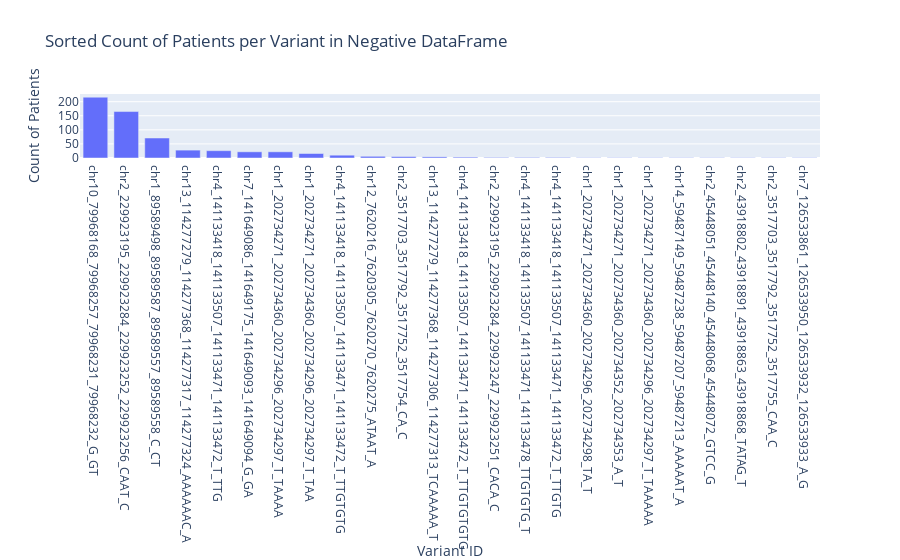

The notebook cell saved with this chart:
### Code cell
# Patients per variant for the negative DataFrame, sorted
fig4 = px.bar(x=patients_per_variant_negative_sorted.index, y=patients_per_variant_negative_sorted.values,
              labels={'x': 'Variant ID', 'y': 'Count of Patients'},
              title='Sorted Count of Patients per Variant in Negative DataFrame')
fig4.show()

### Figure 1 — Plotly figure (JSON) as saved in the notebook; plotly's stock layout.template omitted (floating-point values rounded to 4 significant figures)
{"data": [{"alignmentgroup": "True", "hovertemplate": "Variant ID=%{x}<br>Count of Patients=%{y}<extra></extra>", "legendgroup": "", "marker": {"color": "#636efa", "pattern": {"shape": ""}}, "name": "", "offsetgroup": "", "orientation": "v", "showlegend": false, "textposition": "auto", "type": "bar", "x": ["chr10_79968168_79968257_79968231_79968232_G_GT", "chr2_229923195_229923284_229923252_229923256_CAAT_C", "chr1_89589498_89589587_89589557_89589558_C_CT", "chr13_114277279_114277368_114277317_114277324_AAAAAAC_A", "chr4_141133418_141133507_141133471_141133472_T_TTG", "chr7_141649086_141649175_141649093_141649094_G_GA", "chr1_202734271_202734360_202734296_202734297_T_TAAAA", "chr1_202734271_202734360_202734296_202734297_T_TAA", "chr4_141133418_141133507_141133471_141133472_T_TTGTGTG", "chr12_7620216_7620305_7620270_7620275_ATAAT_A", "chr2_3517703_3517792_3517752_3517754_CA_C", "chr13_114277279_114277368_114277306_114277313_TCAAAAA_T", "chr4_141133418_141133507_141133471_141133472_T_TTGTGTGTG", "chr2_229923195_229923284_229923247_229923251_CACA_C", "chr4_141133418_141133507_141133471_141133478_TTGTGTG_T", "chr4_141133418_141133507_141133471_141133472_T_TTGTG", "chr1_202734271_202734360_202734296_202734298_TA_T", "chr1_202734271_202734360_202734352_202734353_A_T", "chr1_202734271_202734360_202734296_202734297_T_TAAAAA", "chr14_59487149_59487238_59487207_59487213_AAAAAT_A", "chr2_45448051_45448140_45448068_45448072_GTCC_G", "chr2_43918802_43918891_43918863_43918868_TATAG_T", "chr2_3517703_3517792_3517752_3517755_CAA_C", "chr7_126533861_126533950_126533932_126533933_A_G"], "xaxis": "x", "y": [216, 165, 71, 28, 26, 22, 22, 16, 10, 6, 5, 4, 3, 2, 2, 2, 1, 1, 1, 1, 1, 1, 1, 1], "yaxis": "y"}], "layout": {"autosize": true, "barmode": "relative", "legend": {"tracegroupgap": 0}, "title": {"text": "Sorted Count of Patients per Variant in Negative DataFrame"}, "xaxis": {"anchor": "y", "autorange": true, "domain": [0, 1], "range": [-0.5, 23.5], "title": {"text": "Variant ID"}, "type": "category"}, "yaxis": {"anchor": "x", "autorange": true, "domain": [0, 1], "range": [0, 227.4], "title": {"text": "Count of Patients"}, "type": "linear"}}}
